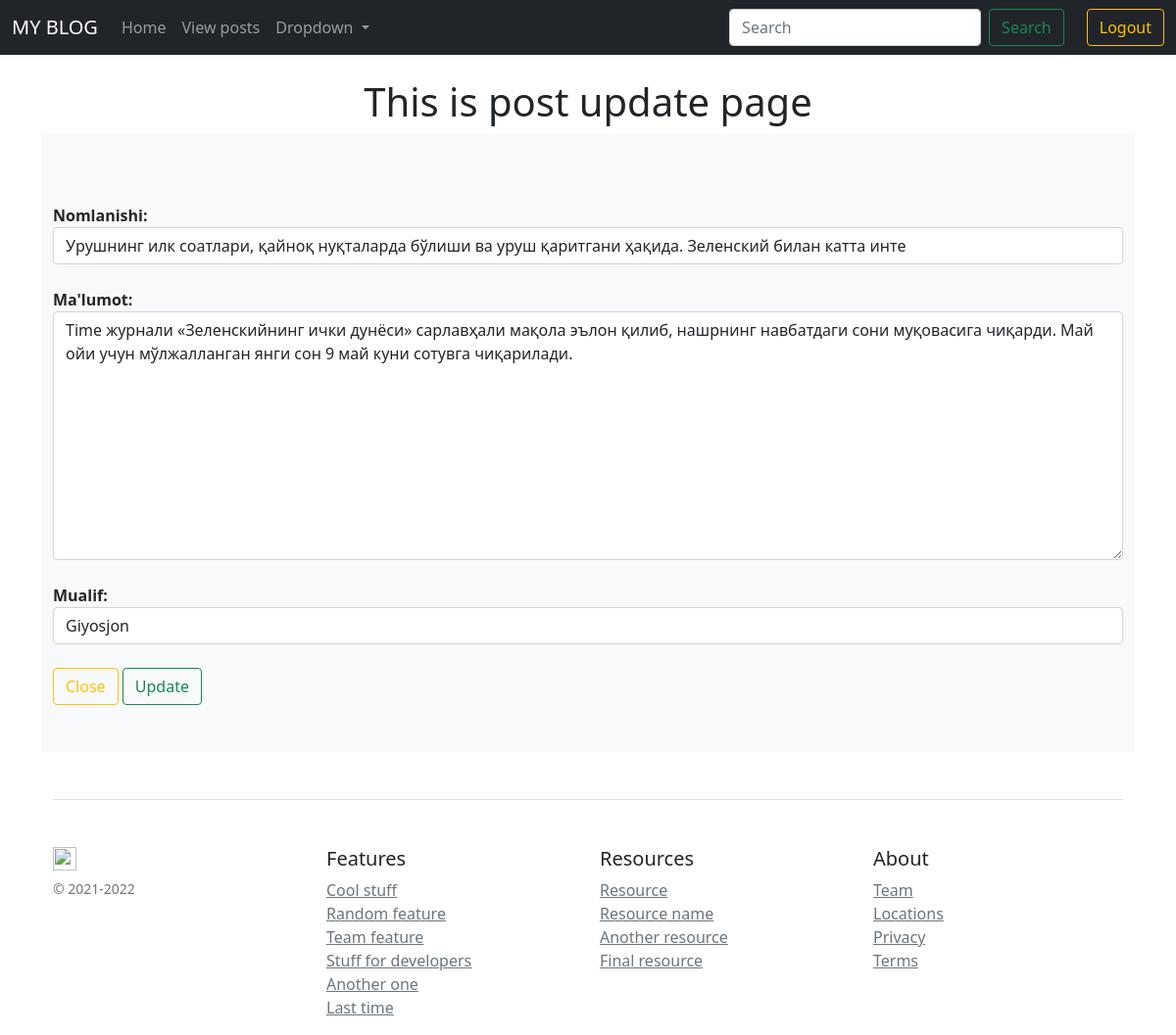
Screenshot of /view-posts/6/update/ (signed in) with the database file from the repository.
### Blog/models.py (models this page shows, shortened)
class Post(models.Model):
    title = models.CharField(max_length=100, verbose_name="Nomlanishi")
    discrition = models.TextField(max_length=5000, verbose_name="Ma'lumot")
    author = models.ForeignKey(User, on_delete=models.CASCADE, verbose_name="Mualif")
    is_published = models.BooleanField(default=False, verbose_name="Tekshirilgan")
    image = models.ImageField(upload_to="Post/", verbose_name="Rasm")
    date_created = models.DateField(auto_now_add=True, verbose_name="Kiritish vaqti")
    date_updated = models.DateField(auto_now=True, verbose_name="Yangilanish vaqti")
    class Meta:
        verbose_name_plural = "Post"
        verbose_name = "Post"

### Blog/views.py (the view)
# urls.py: path('view-posts/<int:pk>/update/', views.view_posts_update, name="view-posts-update"),
@login_required(login_url='login')
def view_posts_update(request, pk):
    post = Post.objects.get(pk=pk)
    if request.method == 'POST':
        form = PostForm(request.POST, instance=post)
        if form.is_valid():
            form.save()
            messages.success(request, 'Post updated successfully')
            return redirect('view-posts-detail', pk=post.pk)
    else:
        form = PostForm(instance=post)
    context = {
        'form': form
    }
    return render(request, 'blog/view_post_form.html', context)

### Blog/forms.py
class PostForm(forms.ModelForm):
    class Meta:
        model = Post
        fields = ('title', 'discrition', 'author')
        widgets = {
            'title': forms.TextInput(attrs={'class': 'form-control'}),
            'discrition': forms.Textarea(attrs={'class': 'form-control'}),
            'author': forms.Select(attrs={'class': 'form-control'}),
        }

### Templates/blog/view_post_form.html (shortened to what this page needs)
{% extends 'blog/base.html' %}
{% block body %}
    <h1 class="text-center mt-4">This is post update page</h1>
    <div class="album py-5 bg-light">
        <div class="container">
            <div class="row row-cols-10 row-cols-sm-10 row-cols-md-10">
                <form method="POST">
                    <div class="form-group mt-4">
                        <label class="fw-bold">{{ form.title.label }}:</label>
                        {{ form.title }}
                    </div>
                    <div class="form-group mt-4">
                        <label class="fw-bold">{{ form.discrition.label }}:</label>
                        {{ form.discrition }}
                    </div>
                    <div class="form-group mt-4">
                        <label class="fw-bold">{{ form.author.label }}:</label>
                        {{ form.author }}
                    </div>
                    <a href="{% url 'view-posts' %}" class="btn btn-outline-warning mt-4">Close</a>
                    <button class="btn btn-outline-success mt-4">Update</button>
                </form>
            </div>
        </div>
    </div>
{% endblock %}

### rows the page displays
Post: title "Урушнинг илк соатлари, қайноқ нуқталарда бўлиши ва уруш қаритгани ҳақида. Зеленский билан катта инте", discrition "Time журнали «Зеленскийнинг ички дунёси» сарлавҳали мақола эълон қилиб, нашрнинг навбатдаги сони муқовасига чиқарди. Май ойи учун мўлжалланган янги сон 9 май куни сотувга чиқарилади.", author "Giyosjon"
